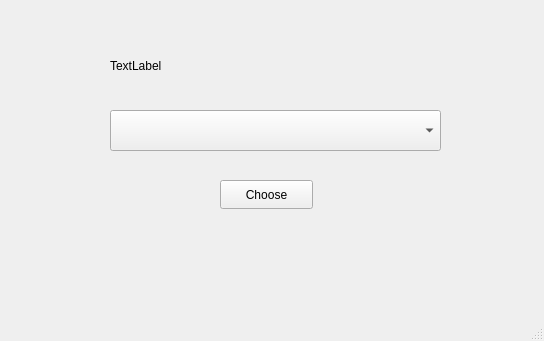
<?xml version="1.0" encoding="UTF-8"?>
<ui version="4.0">
 <class>WindowForComboBox</class>
 <widget class="QMainWindow" name="WindowForComboBox">
  <property name="geometry">
   <rect>
    <x>0</x>
    <y>0</y>
    <width>544</width>
    <height>341</height>
   </rect>
  </property>
  <property name="windowTitle">
   <string>MainWindow</string>
  </property>
  <widget class="QWidget" name="centralwidget">
   <widget class="QComboBox" name="NewWinComboBox">
    <property name="geometry">
     <rect>
      <x>110</x>
      <y>110</y>
      <width>331</width>
      <height>41</height>
     </rect>
    </property>
   </widget>
   <widget class="QLabel" name="label">
    <property name="geometry">
     <rect>
      <x>110</x>
      <y>40</y>
      <width>301</width>
      <height>51</height>
     </rect>
    </property>
    <property name="text">
     <string>TextLabel</string>
    </property>
   </widget>
   <widget class="QPushButton" name="pushButton">
    <property name="geometry">
     <rect>
      <x>220</x>
      <y>180</y>
      <width>93</width>
      <height>29</height>
     </rect>
    </property>
    <property name="text">
     <string>Choose</string>
    </property>
   </widget>
  </widget>
  <widget class="QMenuBar" name="menubar">
   <property name="geometry">
    <rect>
     <x>0</x>
     <y>0</y>
     <width>544</width>
     <height>26</height>
    </rect>
   </property>
  </widget>
  <widget class="QStatusBar" name="statusbar"/>
 </widget>
 <resources/>
 <connections>
  <connection>
   <sender>pushButton</sender>
   <signal>clicked()</signal>
   <receiver>WindowForComboBox</receiver>
   <slot>close()</slot>
   <hints>
    <hint type="sourcelabel">
     <x>266</x>
     <y>220</y>
    </hint>
    <hint type="destinationlabel">
     <x>271</x>
     <y>170</y>
    </hint>
   </hints>
  </connection>
 </connections>
</ui>
